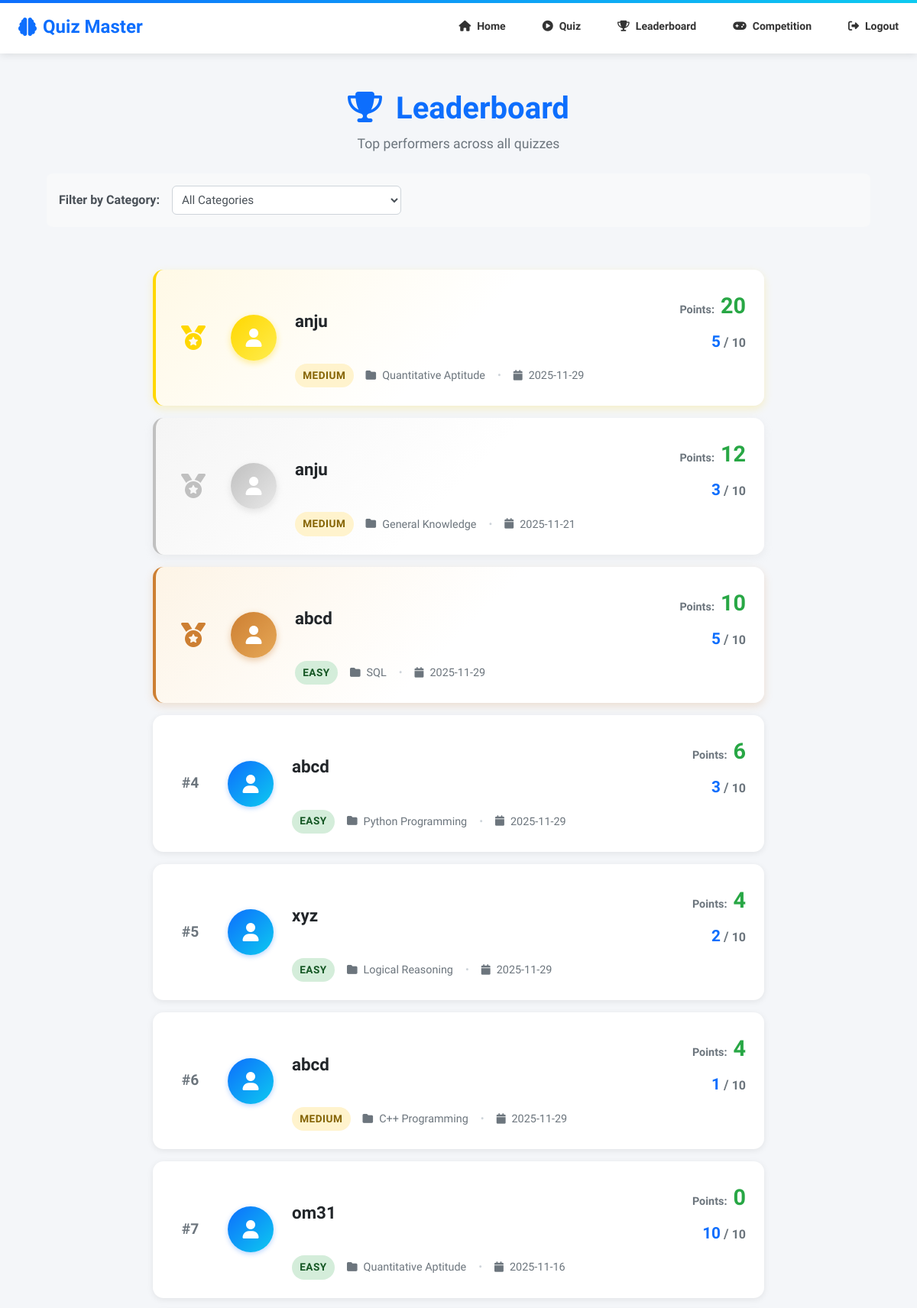
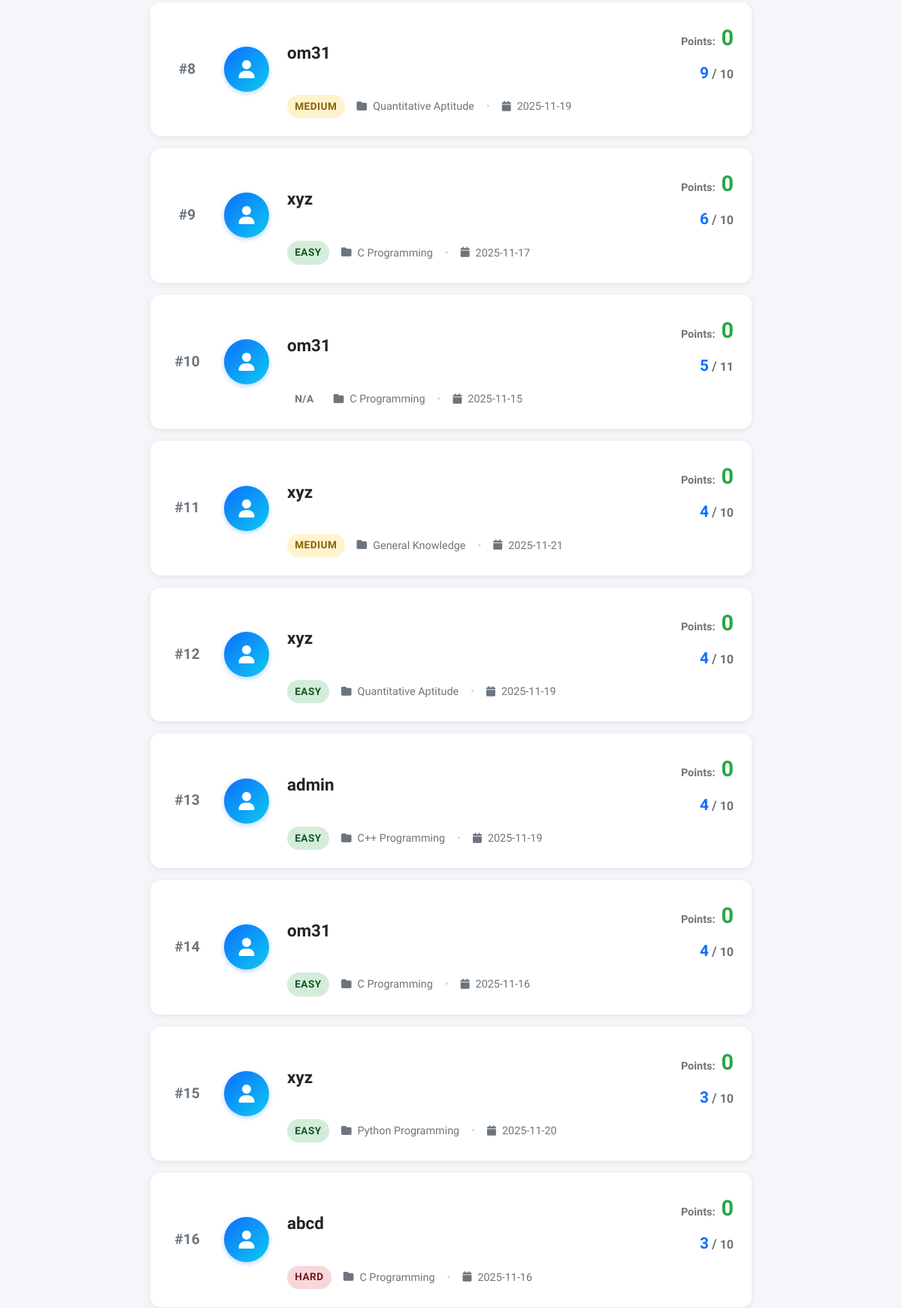
Page /quiz/leaderboard (signed in, upper part) on the committed database (2 pictures, top to bottom).
### app/models.py (models this page shows, shortened)
class Attempt(db.Model):
    id = db.Column(db.Integer, primary_key=True)
    user_id = db.Column(db.Integer, db.ForeignKey('user.id'))
    score = db.Column(db.Integer)
    total = db.Column(db.Integer)
    points = db.Column(db.Integer, default=0)  # Points based on difficulty (Easy=2, Medium=4, Hard=6)
    category_id = db.Column(db.Integer, db.ForeignKey('category.id'), nullable=True)
    difficulty = db.Column(db.String(20), nullable=True)
    created_at = db.Column(db.DateTime, default=datetime.utcnow)
    answers = db.relationship('AttemptAnswer', backref='attempt', lazy=True)

class User(UserMixin, db.Model):
    id = db.Column(db.Integer, primary_key=True)
    username = db.Column(db.String(80), unique=True, nullable=False)
    email = db.Column(db.String(120), unique=True, nullable=True)
    password_hash = db.Column(db.String(128), nullable=False)
    role = db.Column(db.String(20), default=Role.USER)
    attempts = db.relationship('Attempt', backref='user', lazy=True)
    def is_admin(self):
        return self.role == Role.ADMIN

class Category(db.Model):
    id = db.Column(db.Integer, primary_key=True)
    name = db.Column(db.String(80), unique=True, nullable=False)
    questions = db.relationship('Question', backref='category', lazy=True)

### app/quiz/routes.py (the view)
@quiz_bp.route('/leaderboard')
@login_required
def leaderboard():
    from app.models import Attempt, User, Category
    category_id = request.args.get('category', type=int)
    categories = Category.query.order_by(Category.name).all()
    q = (
        db.session.query(
            Attempt,
            User.username,
            Category.name.label("category_name")
        )
        .outerjoin(User, User.id == Attempt.user_id)
        .outerjoin(Category, Category.id == Attempt.category_id)
    )
    if category_id:
        q = q.filter(Attempt.category_id == category_id)
    from sqlalchemy import inspect
    inspector = inspect(Attempt)
    has_points_column = 'points' in [col.name for col in inspector.columns]
    if has_points_column:
        q = q.order_by(Attempt.points.desc(), Attempt.score.desc(), Attempt.created_at.desc()).limit(50)
    else:
        q = q.order_by(Attempt.score.desc(), Attempt.created_at.desc()).limit(50)
    rows = q.all()
    entries = []
    for attempt, username, category_name in rows:
        entries.append({
            "username": username or "Guest",
            "score": attempt.score,
            "total": attempt.total,
            "points": getattr(attempt, 'points', 0) or 0,
            "category": category_name or "General",
            "difficulty": attempt.difficulty or "N/A",
            "date": attempt.created_at.strftime("%Y-%m-%d"),
        })
    return render_template("quiz/leaderboard_vertical.html", entries=entries,
                         categories=categories, selected_category=category_id)

### app/models.py (called while the page is built)
@login_manager.user_loader
def load_user(user_id):
    return User.query.get(int(user_id))

### app/templates/quiz/leaderboard_vertical.html (shortened to what this page needs)
{% extends 'base.html' %}
{% block content %}
<div class="leaderboard-vertical-container">
    <div class="container">
        <div class="leaderboard-header">
            <h1><i class="fas fa-trophy"></i> Leaderboard{% if category_name %} - {{ category_name }}{% endif %}</h1>
            <p class="leaderboard-subtitle">
                {% if category_name %}
                    Top performers in {{ category_name }}
                {% else %}
                    Top performers across all quizzes
                {% endif %}
            </p>
            {% if categories %}
            <div class="leaderboard-filters">
                <form method="GET" action="{{ url_for('quiz.leaderboard') }}" class="category-filter-form">
                    <label for="category">Filter by Category:</label>
                    <select name="category" id="category" onchange="this.form.submit()" class="form-control">
                        <option value="">All Categories</option>
                    </select>
                </form>
            </div>
            {% endif %}
        </div>
        <div class="leaderboard-cards">
            {% for entry in entries %}
            <div class="leaderboard-card {% if loop.index == 1 %}gold-card{% elif loop.index == 2 %}silver-card{% elif loop.index == 3 %}bronze-card{% endif %}">
                <div class="card-rank">
                    {% if loop.index == 1 %}
                        <i class="fas fa-medal gold-medal-icon"></i>
                    {% elif loop.index == 2 %}
                        <i class="fas fa-medal silver-medal-icon"></i>
                    {% elif loop.index == 3 %}
                        <i class="fas fa-medal bronze-medal-icon"></i>
                    {% else %}
                        <span class="rank-number">#{{ loop.index }}</span>
                    {% endif %}
                </div>
                <div class="card-avatar">
                    <div class="avatar-circle">
                        <i class="fas fa-user"></i>
                    </div>
                </div>
                <div class="card-content">
                    <div class="card-main">
                        <h3 class="card-username">{{ entry.username }}</h3>
                        <div class="card-scores">
                            <div class="card-points">
                                <span class="points-label">Points:</span>
                                <span class="points-value">{{ entry.points }}</span>
                            </div>
                            <div class="card-score">
                                <span class="score-value">{{ entry.score }}</span>
                                <span class="score-separator">/</span>
                                <span class="score-total">{{ entry.total }}</span>
                            </div>
                        </div>
                    </div>
                    <div class="card-meta">
                        <span class="difficulty-badge difficulty-{{ entry.difficulty.lower() }}">{{ entry.difficulty }}</span>
                        <span class="card-info">
                            <i class="fas fa-folder"></i> {{ entry.category }}
                            <span class="separator">•</span>
                            <i class="fas fa-calendar"></i> {{ entry.date }}
                        </span>
                    </div>
                </div>
            </div>
            {% endfor %}
        </div>
    </div>
</div>
{% endblock %}

### app/static/css/professional.css (style rules this page uses)
:root { --primary-color: #0d6efd; --secondary-color: #6c757d; --success-color: #198754; --danger-color: #dc3545; --warning-color: #ffc107; --light-color: #f8f9fa; --dark-color: #212529; }
* { margin: 0; padding: 0; box-sizing: border-box; }
body { font-family: 'Raleway', 'Segoe UI', sans-serif; background-color: #f4f6f9; color: #444; line-height: 1.6; }
.form-control { border: 1px solid #ddd; border-radius: 5px; padding: 0.75rem 1rem; font-size: 0.95rem; transition: all 0.3s ease; }
.difficulty-easy { border-top-color: #198754; }
.difficulty-medium { border-top-color: #ffc107; }
.difficulty-hard { border-top-color: #dc3545; }

### rows in the picture
Attempt: username "anju", points "20", score "5", total "10", difficulty "MEDIUM", category "Quantitative Aptitude", date "2025-11-29"
Attempt: username "anju", points "12", score "3", total "10", difficulty "MEDIUM", category "General Knowledge", date "2025-11-21"
Attempt: username "abcd", points "10", score "5", total "10", difficulty "EASY", category "SQL", date "2025-11-29"
Attempt: username "abcd", points "6", score "3", total "10", difficulty "EASY", category "Python Programming", date "2025-11-29"
Attempt: username "xyz", points "4", score "2", total "10", difficulty "EASY", category "Logical Reasoning", date "2025-11-29"
Attempt: username "abcd", points "4", score "1", total "10", difficulty "MEDIUM", category "C++ Programming", date "2025-11-29"
Attempt: username "om31", points "0", score "10", total "10", difficulty "EASY", category "Quantitative Aptitude", date "2025-11-16"
Attempt: username "om31", points "0", score "9", total "10", difficulty "MEDIUM", category "Quantitative Aptitude", date "2025-11-19"
Attempt: username "xyz", points "0", score "6", total "10", difficulty "EASY", category "C Programming", date "2025-11-17"
Attempt: username "om31", points "0", score "5", total "11", difficulty "N/A", category "C Programming", date "2025-11-15"
Attempt: username "xyz", points "0", score "4", total "10", difficulty "MEDIUM", category "General Knowledge", date "2025-11-21"
Attempt: username "xyz", points "0", score "4", total "10", difficulty "EASY", category "Quantitative Aptitude", date "2025-11-19"
Attempt: username "admin", points "0", score "4", total "10", difficulty "EASY", category "C++ Programming", date "2025-11-19"
Attempt: username "om31", points "0", score "4", total "10", difficulty "EASY", category "C Programming", date "2025-11-16"
Attempt: username "xyz", points "0", score "3", total "10", difficulty "EASY", category "Python Programming", date "2025-11-20"
Attempt: username "abcd", points "0", score "3", total "10", difficulty "HARD", category "C Programming", date "2025-11-16"
